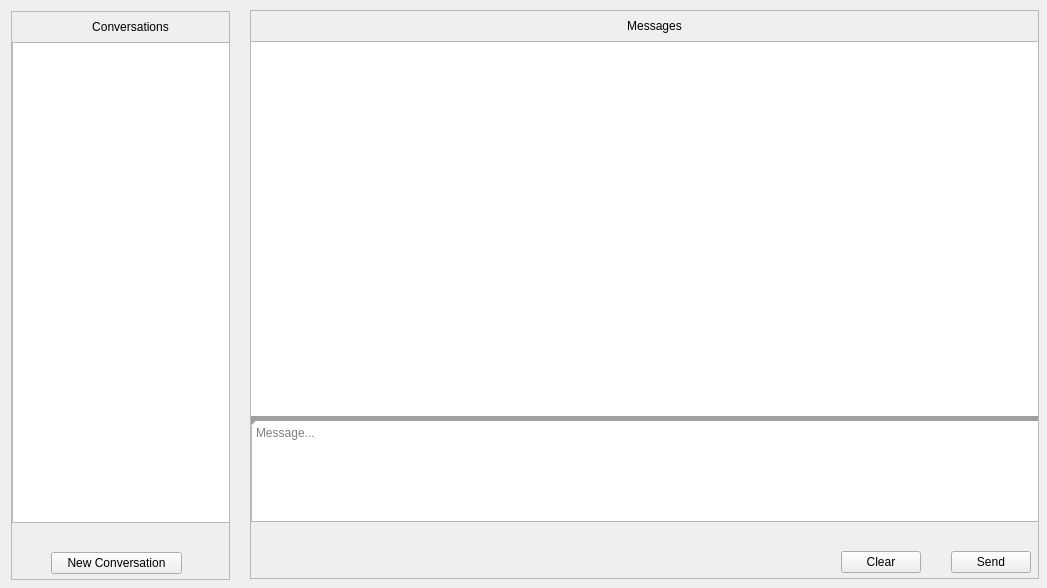
<?xml version="1.0" encoding="UTF-8"?>
<ui version="4.0">
 <class>MainWindow</class>
 <widget class="QMainWindow" name="MainWindow">
  <property name="geometry">
   <rect>
    <x>0</x>
    <y>0</y>
    <width>1047</width>
    <height>588</height>
   </rect>
  </property>
  <property name="windowTitle">
   <string>MainWindow</string>
  </property>
  <widget class="QWidget" name="centralWidget">
   <widget class="QWidget" name="verticalLayoutWidget">
    <property name="geometry">
     <rect>
      <x>0</x>
      <y>0</y>
      <width>241</width>
      <height>591</height>
     </rect>
    </property>
    <layout class="QVBoxLayout" name="verticalLayout">
     <item>
      <widget class="QScrollArea" name="scrollArea">
       <property name="widgetResizable">
        <bool>true</bool>
       </property>
       <widget class="QWidget" name="scrollAreaWidgetContents">
        <property name="geometry">
         <rect>
          <x>0</x>
          <y>0</y>
          <width>237</width>
          <height>587</height>
         </rect>
        </property>
        <widget class="QListView" name="conversationList">
         <property name="geometry">
          <rect>
           <x>0</x>
           <y>30</y>
           <width>241</width>
           <height>481</height>
          </rect>
         </property>
         <property name="spacing">
          <number>5</number>
         </property>
        </widget>
        <widget class="QPushButton" name="pushButton_3">
         <property name="geometry">
          <rect>
           <x>39</x>
           <y>540</y>
           <width>131</width>
           <height>22</height>
          </rect>
         </property>
         <property name="text">
          <string>New Conversation</string>
         </property>
        </widget>
        <widget class="QLabel" name="label">
         <property name="geometry">
          <rect>
           <x>-2</x>
           <y>-1</y>
           <width>241</width>
           <height>31</height>
          </rect>
         </property>
         <property name="text">
          <string>Conversations</string>
         </property>
         <property name="alignment">
          <set>Qt::AlignCenter</set>
         </property>
        </widget>
       </widget>
      </widget>
     </item>
    </layout>
   </widget>
   <widget class="QWidget" name="verticalLayoutWidget_2">
    <property name="geometry">
     <rect>
      <x>239</x>
      <y>-1</y>
      <width>811</width>
      <height>591</height>
     </rect>
    </property>
    <layout class="QVBoxLayout" name="verticalLayout_2">
     <item>
      <widget class="QScrollArea" name="scrollArea_2">
       <property name="widgetResizable">
        <bool>true</bool>
       </property>
       <widget class="QWidget" name="scrollAreaWidgetContents_2">
        <property name="geometry">
         <rect>
          <x>0</x>
          <y>0</y>
          <width>807</width>
          <height>587</height>
         </rect>
        </property>
        <widget class="QTextEdit" name="textEdit">
         <property name="geometry">
          <rect>
           <x>0</x>
           <y>410</y>
           <width>811</width>
           <height>101</height>
          </rect>
         </property>
         <property name="placeholderText">
          <string>Message...</string>
         </property>
        </widget>
        <widget class="QPushButton" name="pushButton">
         <property name="geometry">
          <rect>
           <x>700</x>
           <y>540</y>
           <width>80</width>
           <height>22</height>
          </rect>
         </property>
         <property name="text">
          <string>Send</string>
         </property>
        </widget>
        <widget class="QPushButton" name="pushButton_2">
         <property name="geometry">
          <rect>
           <x>590</x>
           <y>540</y>
           <width>80</width>
           <height>22</height>
          </rect>
         </property>
         <property name="text">
          <string>Clear</string>
         </property>
        </widget>
        <widget class="QListView" name="messageList">
         <property name="geometry">
          <rect>
           <x>-5</x>
           <y>30</y>
           <width>821</width>
           <height>381</height>
          </rect>
         </property>
         <property name="spacing">
          <number>5</number>
         </property>
        </widget>
        <widget class="QLabel" name="label_2">
         <property name="geometry">
          <rect>
           <x>-2</x>
           <y>-1</y>
           <width>811</width>
           <height>31</height>
          </rect>
         </property>
         <property name="text">
          <string>Messages</string>
         </property>
         <property name="alignment">
          <set>Qt::AlignCenter</set>
         </property>
        </widget>
        <widget class="Line" name="line">
         <property name="geometry">
          <rect>
           <x>0</x>
           <y>400</y>
           <width>811</width>
           <height>20</height>
          </rect>
         </property>
         <property name="lineWidth">
          <number>5</number>
         </property>
         <property name="orientation">
          <enum>Qt::Horizontal</enum>
         </property>
        </widget>
       </widget>
      </widget>
     </item>
    </layout>
   </widget>
  </widget>
 </widget>
 <layoutdefault spacing="6" margin="11"/>
 <resources/>
 <connections/>
</ui>
